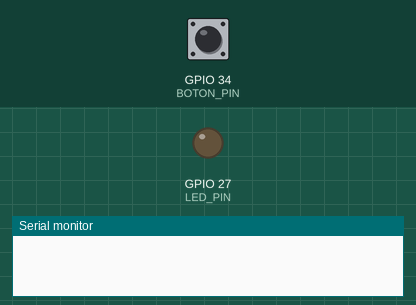
Simulated run of this program. Board: ESP32. Shown: output pins drawn as LEDs (lit = HIGH), the last lines printed to the serial monitor. The test bench sets the inputs (shaded band); at power-on: GPIO 34 (BOTON_PIN) LOW.

Above: at 0.9 s.
1.0 s: GPIO 34 (BOTON_PIN) pulled HIGH for 0.15 s
At 2.2 s:
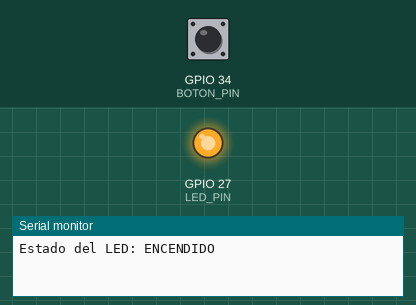
2.6 s: GPIO 34 (BOTON_PIN) pulled HIGH for 1 s
At 3.1 s:
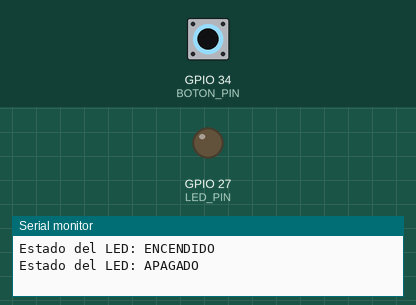
5.1 s: GPIO 34 (BOTON_PIN) pulled HIGH for 3.2 s
At 5.7 s:
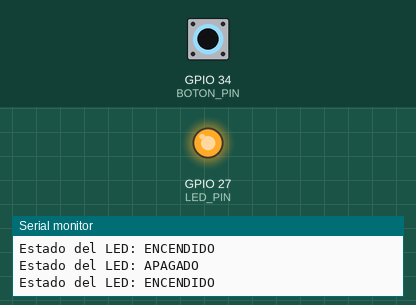
Timing chart, 0 to 8.1 s (numbered marks = the images above; inputs shaded):
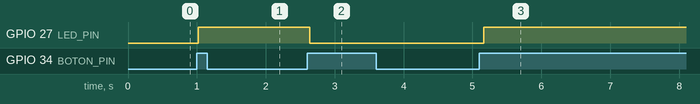

The program:

main.cpp
```cpp
#include <stdio.h>
#include "driver/gpio.h"
#include "freertos/FreeRTOS.h"
#include "freertos/task.h"

extern "C" void app_main(void)
{
    // Definición de pines
    constexpr gpio_num_t BOTON_PIN = GPIO_NUM_34;
    constexpr gpio_num_t LED_PIN = GPIO_NUM_27;
    // Variables de estado
    uint8_t estadoBotonAnterior = 0;
    uint8_t estadoLED = 0; // Apagado inicialmente
    esp_err_t error;

    // Configuración del botón (entrada con pull-down)
    error = gpio_set_direction(BOTON_PIN, GPIO_MODE_INPUT);
    if (error != ESP_OK)
    {
        printf("Error al configurar la dirección del GPIO\n");
        return;
    }
    gpio_set_pull_mode(BOTON_PIN, GPIO_PULLDOWN_ONLY);

    // Configuración del LED (salida)
    error = gpio_set_direction(LED_PIN, GPIO_MODE_OUTPUT);
    if (error != ESP_OK)
    {
        printf("Error al configurar la dirección del GPIO\n");
        return;
    }

    while (true)
    {
        int estadoBotonActual = gpio_get_level(BOTON_PIN);
        // Detección de flanco ascendente (botón presionado)
        if (estadoBotonActual == 1 && estadoBotonAnterior == 0)
        {
            vTaskDelay(pdMS_TO_TICKS(20)); // Antirrebote suave
            estadoLED = !estadoLED;        // Alternar estado del LED
            gpio_set_level(LED_PIN, estadoLED);
            printf("Estado del LED: %s\n", estadoLED ? "ENCENDIDO" : "APAGADO");
        }
        // Actualizar estado anterior del botón
        estadoBotonAnterior = estadoBotonActual;
        // Pequeño retardo para evitar sobrecarga del procesador
        vTaskDelay(pdMS_TO_TICKS(50));
    }
}
```

Measured:
- after the input at 1.0 s, GPIO 27 (LED_PIN): LOW → HIGH at once
- after the input at 2.6 s, GPIO 27 (LED_PIN): HIGH → LOW at once
- after the input at 5.1 s, GPIO 27 (LED_PIN): LOW → HIGH after 0.06 s
